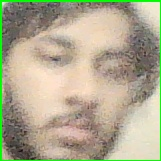
#> input picture Attendance_System/dataset/AAKASH/0.jpg, 161 x 161 px; its folder holds only this picture in this run
$ python train.py
#> lines starting #> are read from the running program, lines starting #| are printed output that depends on the picture
import cv2
import os
import numpy as np

dataset_path = "dataset"

faces = []
labels = []

label_map = {}
current_id = 0

face_cascade = cv2.CascadeClassifier(
    cv2.data.haarcascades +
    "haarcascade_frontalface_default.xml"
)

for person in os.listdir(dataset_path):


    person_folder = os.path.join(dataset_path, person)

    if not os.path.isdir(person_folder):
        continue

    label_map[current_id] = person

    for image_name in os.listdir(person_folder):

        image_path = os.path.join(person_folder, image_name)

        image = cv2.imread(image_path)
#> image is the input picture: shape (161, 161, 3); mean B, G, R 143.7, 169.2, 175.3
        gray = cv2.cvtColor(image, cv2.COLOR_BGR2GRAY)
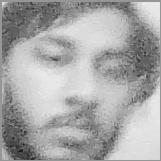
#> gray: shape (161, 161); min 16, max 236, mean 168.1
        gray = cv2.resize(gray, (200, 200))
#> gray: shape (200, 200)
        faces.append(gray)
        labels.append(current_id)

    current_id += 1
#> pass 2 of the loop `for person in os.listdir(dataset_path):`:
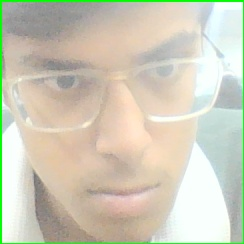
#> input picture Attendance_System/dataset/Yash/0.jpg, 244 x 244 px
#> image is the input picture: shape (244, 244, 3); mean B, G, R 185.7, 204.1, 206.7
#> `gray = cv2.cvtColor(image, cv2.COLOR_BGR2GRAY)`:
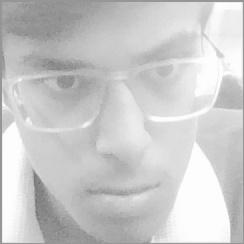
#> gray: shape (244, 244); min 114, max 254, mean 202.8

recognizer = cv2.face.LBPHFaceRecognizer_create()

recognizer.train(
    faces,
    np.array(labels)
)

recognizer.save("trainer.yml")

np.save("labels.npy", label_map)

print("Training Complete!")
